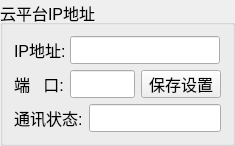
  <widget class="QGroupBox" name="cloudIPSetBox">
   <property name="geometry">
    <rect>
     <x>320</x>
     <y>400</y>
     <width>235</width>
     <height>138</height>
    </rect>
   </property>
   <property name="font">
    <font>
     <pointsize>12</pointsize>
    </font>
   </property>
   <property name="title">
    <string>云平台IP地址</string>
   </property>
   <layout class="QVBoxLayout" name="verticalLayout_5">
    <item>
     <layout class="QHBoxLayout" name="horizontalLayout_17">
      <item>
       <widget class="QLabel" name="label_Hostip">
        <property name="minimumSize">
         <size>
          <width>50</width>
          <height>28</height>
         </size>
        </property>
        <property name="maximumSize">
         <size>
          <width>50</width>
          <height>28</height>
         </size>
        </property>
        <property name="font">
         <font>
          <pointsize>12</pointsize>
         </font>
        </property>
        <property name="text">
         <string>IP地址:</string>
        </property>
       </widget>
      </item>
      <item>
       <widget class="QLineEdit" name="m_hostip">
        <property name="sizePolicy">
         <sizepolicy hsizetype="Expanding" vsizetype="Preferred">
          <horstretch>0</horstretch>
          <verstretch>0</verstretch>
         </sizepolicy>
        </property>
        <property name="minimumSize">
         <size>
          <width>150</width>
          <height>28</height>
         </size>
        </property>
        <property name="maximumSize">
         <size>
          <width>150</width>
          <height>28</height>
         </size>
        </property>
        <property name="font">
         <font>
          <pointsize>12</pointsize>
         </font>
        </property>
        <property name="echoMode">
         <enum>QLineEdit::Normal</enum>
        </property>
       </widget>
      </item>
     </layout>
    </item>
    <item>
     <layout class="QHBoxLayout" name="horizontalLayout_5">
      <item>
       <widget class="QLabel" name="label_com">
        <property name="minimumSize">
         <size>
          <width>50</width>
          <height>28</height>
         </size>
        </property>
        <property name="maximumSize">
         <size>
          <width>50</width>
          <height>28</height>
         </size>
        </property>
        <property name="font">
         <font>
          <pointsize>12</pointsize>
         </font>
        </property>
        <property name="text">
         <string>端   口:</string>
        </property>
       </widget>
      </item>
      <item>
       <widget class="QLineEdit" name="m_com">
        <property name="sizePolicy">
         <sizepolicy hsizetype="Expanding" vsizetype="Preferred">
          <horstretch>0</horstretch>
          <verstretch>0</verstretch>
         </sizepolicy>
        </property>
        <property name="minimumSize">
         <size>
          <width>60</width>
          <height>28</height>
         </size>
        </property>
        <property name="maximumSize">
         <size>
          <width>70</width>
          <height>28</height>
         </size>
        </property>
        <property name="font">
         <font>
          <pointsize>12</pointsize>
         </font>
        </property>
        <property name="echoMode">
         <enum>QLineEdit::Normal</enum>
        </property>
       </widget>
      </item>
      <item>
       <widget class="QPushButton" name="pushButton_saveCloudIP">
        <property name="sizePolicy">
         <sizepolicy hsizetype="Expanding" vsizetype="Preferred">
          <horstretch>0</horstretch>
          <verstretch>0</verstretch>
         </sizepolicy>
        </property>
        <property name="minimumSize">
         <size>
          <width>0</width>
          <height>28</height>
         </size>
        </property>
        <property name="maximumSize">
         <size>
          <width>80</width>
          <height>28</height>
         </size>
        </property>
        <property name="font">
         <font>
          <pointsize>12</pointsize>
         </font>
        </property>
        <property name="text">
         <string>保存设置</string>
        </property>
       </widget>
      </item>
     </layout>
    </item>
    <item>
     <layout class="QHBoxLayout" name="horizontalLayout_25">
      <item>
       <widget class="QLabel" name="label_cloudComStatus">
        <property name="minimumSize">
         <size>
          <width>0</width>
          <height>28</height>
         </size>
        </property>
        <property name="maximumSize">
         <size>
          <width>16777215</width>
          <height>28</height>
         </size>
        </property>
        <property name="font">
         <font>
          <pointsize>12</pointsize>
         </font>
        </property>
        <property name="text">
         <string>通讯状态:</string>
        </property>
       </widget>
      </item>
      <item>
       <widget class="QLineEdit" name="m_cloudComStatus">
        <property name="sizePolicy">
         <sizepolicy hsizetype="Expanding" vsizetype="Preferred">
          <horstretch>0</horstretch>
          <verstretch>0</verstretch>
         </sizepolicy>
        </property>
        <property name="minimumSize">
         <size>
          <width>0</width>
          <height>28</height>
         </size>
        </property>
        <property name="maximumSize">
         <size>
          <width>150</width>
          <height>28</height>
         </size>
        </property>
        <property name="font">
         <font>
          <pointsize>12</pointsize>
         </font>
        </property>
        <property name="echoMode">
         <enum>QLineEdit::Normal</enum>
        </property>
        <property name="readOnly">
         <bool>true</bool>
        </property>
       </widget>
      </item>
     </layout>
    </item>
   </layout>
  </widget>
